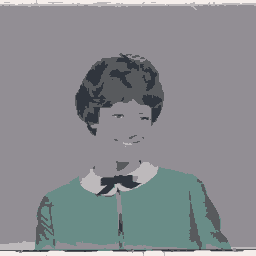
%> input picture 000006_9,35626.bmp, 256 x 256 px
$ octave edgeDetection.m   (GNU Octave 9; MATLAB toolbox functions it lacks are replaced by stand-ins)
%> lines starting %> are read from the running program, lines starting %| are printed output that depends on the picture; in (x1, y1, x2, y2) boxes, pixels count from 0 and x2, y2 are one past the last pixel; in counts of white or black regions, pixels touching at a corner belong together; the program's own positions count from 1

% 1) read image from file
[fileName, pathToFolder, filterIndex]=uigetfile({'*.png';'*.bmp'},'Select png-image...');
%> the answer given: 000006_9,35626.bmp
pathToFile=fullfile(pathToFolder, fileName);
if( size(pathToFile,2)==3)
    msgbox('Empty pathToFile');
    return;
end;

splitedString = strsplit(fileName,'.');
splitedStringLength=length(splitedString);
fileExtension=char(splitedString(splitedStringLength));

img=imread(pathToFile,fileExtension);
%> img is the input picture: size 256x256x3 uint8; mean R, G, B 137, 139.5, 143.4

imgDimentions=size(img);
%> imgDimentions = [256 256 3]
imgNumOfRows=imgDimentions(1,1);
%> imgNumOfRows = 256
imgNumOfCols=imgDimentions(1,2);
%> imgNumOfCols = 256
img2d=zeros(imgNumOfRows,imgNumOfCols);
for i=1:1:imgNumOfRows
    for j=1:1:imgNumOfCols
        img2d(i,j)=img(i,j,1);
    end;
end;
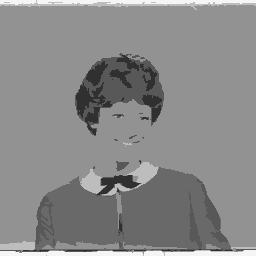
%> img2d: size 256x256 double; min 48, max 245, mean 137

%imshow(img2d);
% 2) detect edges
imgEdged=edge(img2d, 'Canny');
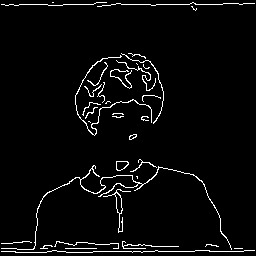
%> imgEdged: size 256x256 logical; 3.7% white in thin lines or dots
%[BW,thresh] = edge(img2d,'canny');

%imgEdged=edge(img2d, 'Canny', [0.1,0.4]);
imshow(imgEdged);

% 3) изменить название и сохранить imgEdged в туже папку
splitedString = strsplit(fileName,'_');
splitedStringLength=length(splitedString);
fileTitle=char(splitedString(1));
fileNameNew=strcat(fileTitle,'canny','.png'); % fileExtension
pathToFileNew=fullfile(pathToFolder,fileNameNew);
imwrite(imgEdged, pathToFileNew);

% 4) выделить границы на исходном изображении
imgBordered=img;
for i=1:1:imgNumOfRows
    for j=1:1:imgNumOfCols
        if (imgEdged(i,j)==1)
            imgBordered(i,j,1)=0;
            imgBordered(i,j,2)=255;
            imgBordered(i,j,3)=255;
        end;
    end;
end;
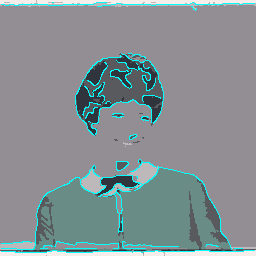
%> imgBordered: size 256x256x3 uint8; 3.67% of pixels changed, all inside (x1, y1, x2, y2) = (1, 2, 255, 253)
imshow(imgBordered);

% 5) изменить название и сохранить imgBordered в туже папку
%splitedString = strsplit(fileName,'_');
%fileTitle=char(splitedString(1));
fileNameNew=strcat(fileTitle,'cannyBordered','.png'); % fileExtension
pathToFileNew=fullfile(pathToFolder,fileNameNew);
imwrite(imgBordered, pathToFileNew);
